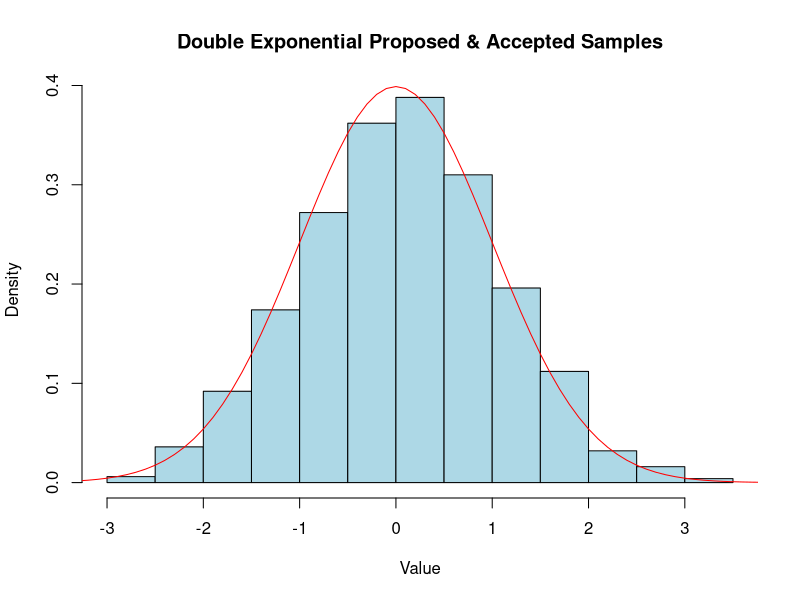

R code for this plot:
# Quite a few simplifications have been made to the functional forms of
# the checks required to run this simulation. I have them in my notes proper.

target_samples = c()
j = 0
n_sim = 1000

for (i in 1:1000) {
  # Initial Conditions
  U = runif(3)
  proposal_sample = -1 * log(U[1])
  
  # Proposal
  while ( U[2] > exp(-0.5 * (proposal_sample - 1) ^ 2) ) {
    U = runif(3)
    proposal_sample = -1 * log(U[1])
    j = j + 1
  }
  
  # Randomize the sign to generate the negative part of the distribution.
  if (U[3] < 0.5) {
    proposal_sample = -1 * proposal_sample
  }
  target_samples = c(target_samples, proposal_sample)
}

# Plot the histogram
hist(target_samples, freq = FALSE, col = "lightblue", border = "black", 
     main = "Double Exponential Proposed & Accepted Samples",
     xlab = "Value", ylab = "Density")

# Add the normal curve
curve(dnorm(x, mean = 0, sd = 1), 
      from = -5, to = 5, 
      col = "red", add = TRUE)

# Print simulation efficiency
cat("% Rejected: ", j/i * 100, "  % Accepted: ", (1 - j/i) * 100)
# % Rejected:  28.8   % Accepted:  71.2